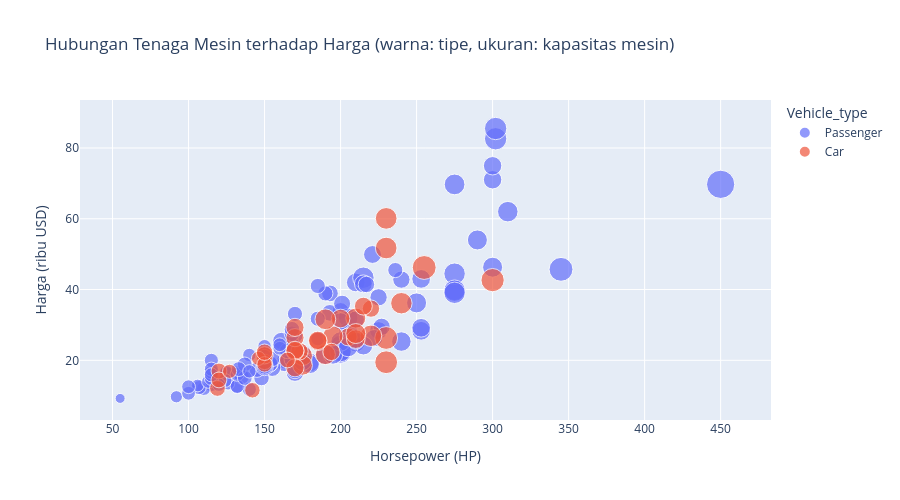

The notebook cell this image was saved under:
### Markdown cell above
### 6.6 Diagram Sebar Horsepower terhadap Harga

### Code cell
fig = px.scatter(
    df, x='Horsepower', y='Price_in_thousands',
    color='Vehicle_type', size='Engine_size',
    hover_data=['Manufacturer', 'Model'],
    title='Hubungan Tenaga Mesin terhadap Harga (warna: tipe, ukuran: kapasitas mesin)'
)
fig.update_layout(height=500, xaxis_title='Horsepower (HP)', yaxis_title='Harga (ribu USD)')
fig.show()

### Figure 1 — Plotly figure (JSON) as saved in the notebook; plotly's stock layout.template omitted (floating-point values rounded to 4 significant figures; data arrays with more than 128 entries replaced by an {"elided": "..."} marker saying what was removed)
{"data": [{"customdata": {"elided": "115x2 str values"}, "hovertemplate": "Vehicle_type=Passenger<br>Horsepower=%{x}<br>Price_in_thousands=%{y}<br>Engine_size=%{marker.size}<br>Manufacturer=%{customdata[0]}<br>Model=%{customdata[1]}<extra></extra>", "legendgroup": "Passenger", "marker": {"color": "#636efa", "size": [1.8, 3.2, 3.5, 1.8, 2.8, 4.2, 2.5, 2.8, 2.8, 3.1, 3.8, 3.8, 3.8, 4.6, 4.6, 4.6, 3.0, 2.2, 3.1, 3.1, 3.4, 3.8, 5.7, 1.8, 1.0, 3.4, 2.5, 2.5, 2.7, 2.0, 3.5, 3.5, 2.0, 2.5, 2.5, 2.7, 8.0, 2.0, 3.8, 2.5, 3.0, 2.0, 4.6, 1.6, 2.3, 1.5, 2.0, 2.4, 3.0, 3.0, 3.0, 3.0, 4.0, 4.0, 4.6, 4.6, 1.8, 2.4, 2.4, 3.5, 3.0, 2.0, 2.0, 3.0, 4.6, 2.3, 3.2, 4.3, 5.0, 2.3, 2.3, 3.2, 5.0, 1.8, 2.4, 3.0, 3.1, 3.5, 2.4, 4.0, 2.0, 2.0, 3.5, 2.4, 3.4, 3.8, 3.8, 3.8, 2.7, 3.4, 3.4, 2.3, 2.0, 1.9, 1.9, 1.9, 2.2, 2.2, 2.5, 1.8, 2.2, 3.0, 1.8, 2.0, 2.0, 1.8, 2.0, 2.0, 2.0, 1.9, 1.9, 2.4, 2.4, 2.3, 2.9], "sizemode": "area", "sizeref": 0.02, "symbol": "circle"}, "mode": "markers", "name": "Passenger", "orientation": "v", "showlegend": true, "type": "scatter", "x": [140.0, 225.0, 210.0, 150.0, 200.0, 310.0, 170.0, 193.0, 193.0, 175.0, 240.0, 205.0, 205.0, 275.0, 275.0, 275.0, 200.0, 115.0, 170.0, 175.0, 180.0, 200.0, 345.0, 120.0, 55.0, 180.0, 163.0, 168.0, 200.0, 132.0, 253.0, 253.0, 132.0, 163.0, 168.0, 202.0, 450.0, 110.0, 190.0, 170.0, 155.0, 107.0, 200.0, 106.0, 135.0, 92.0, 140.0, 148.0, 227.0, 240.0, 210.0, 225.0, 300.0, 290.0, 275.0, 215.0, 113.0, 154.0, 145.0, 210.0, 161.0, 125.0, 125.0, 153.0, 200.0, 185.0, 221.0, 275.0, 302.0, 190.0, 185.0, 215.0, 302.0, 126.0, 155.0, 222.0, 150.0, 215.0, 150.0, 250.0, 132.0, 132.0, 253.0, 150.0, 175.0, 200.0, 195.0, 205.0, 217.0, 300.0, 300.0, 170.0, 185.0, 100.0, 100.0, 124.0, 137.0, 137.0, 165.0, 120.0, 133.0, 210.0, 140.0, 115.0, 115.0, 150.0, 115.0, 115.0, 115.0, 160.0, 160.0, 168.0, 168.0, 236.0, 201.0], "xaxis": "x", "y": [21.5, 28.4, 42.0, 23.99, 33.95, 62.0, 26.99, 33.4, 38.9, 21.98, 25.3, 31.96, 27.89, 39.9, 44.48, 39.66, 31.01, 13.26, 16.54, 18.89, 19.39, 24.34, 45.7, 13.96, 9.235, 18.89, 19.84, 24.5, 22.25, 16.48, 28.34, 29.18, 12.64, 19.05, 20.23, 22.5, 69.72, 12.07, 21.56, 17.04, 17.89, 12.31, 22.2, 12.88, 15.35, 9.699, 11.8, 15.0, 29.46, 42.8, 31.5, 37.8, 46.3, 54.01, 39.08, 43.33, 13.99, 19.05, 17.36, 25.0, 25.45, 16.24, 16.54, 19.04, 22.61, 31.75, 49.9, 69.7, 82.6, 38.9, 41.0, 41.6, 85.5, 13.5, 20.39, 26.25, 18.14, 24.15, 18.27, 36.23, 12.64, 16.08, 43.0, 21.61, 19.72, 25.31, 21.66, 23.75, 41.43, 71.02, 74.97, 33.12, 26.1, 10.69, 12.54, 14.29, 18.84, 15.01, 22.7, 13.11, 17.52, 25.55, 16.88, 14.9, 16.7, 21.2, 19.99, 17.5, 15.9, 23.4, 24.4, 27.5, 28.8, 45.5, 36.0], "yaxis": "y"}, {"customdata": [["Cadillac", "Escalade"], ["Dodge", "Ram Pickup"], ["Dodge", "Ram Wagon"], ["Dodge", "Ram Van"], ["Dodge", "Dakota"], ["Dodge", "Durango"], ["Dodge", "Caravan"], ["Ford", "Explorer"], ["Ford", "Windstar"], ["Ford", "Expedition"], ["Ford", "Ranger"], ["Ford", "F-Series"], ["Honda", "CR-V"], ["Honda", "Passport"], ["Honda", "Odyssey"], ["Jeep", "Wrangler"], ["Jeep", "Cherokee"], ["Jeep", "Grand Cherokee"], ["Lexus", "LX470"], ["Lexus", "RX300"], ["Lincoln", "Navigator"], ["Mitsubishi", "Montero"], ["Mitsubishi", "Montero Sport"], ["Mercury", "Mountaineer"], ["Mercury", "Villager"], ["Mercedes-B", "M-Class"], ["Nissan", "Quest"], ["Nissan", "Pathfinder"], ["Nissan", "Xterra"], ["Nissan", "Frontier"], ["Oldsmobile", "Bravada"], ["Oldsmobile", "Silhouette"], ["Plymouth", "Voyager"], ["Pontiac", "Montana"], ["Subaru", "Forester"], ["Toyota", "Tacoma"], ["Toyota", "Sienna"], ["Toyota", "RAV4"], ["Toyota", "4Runner"], ["Toyota", "Land Cruiser"]], "hovertemplate": "Vehicle_type=Car<br>Horsepower=%{x}<br>Price_in_thousands=%{y}<br>Engine_size=%{marker.size}<br>Manufacturer=%{customdata[0]}<br>Model=%{customdata[1]}<extra></extra>", "legendgroup": "Car", "marker": {"color": "#EF553B", "size": [5.7, 5.2, 3.9, 3.9, 2.5, 5.2, 2.4, 4.0, 3.0, 4.6, 2.5, 4.6, 2.0, 3.2, 3.5, 2.5, 4.0, 4.0, 4.7, 3.0, 5.4, 3.5, 3.0, 4.0, 3.3, 3.2, 3.3, 3.3, 3.3, 3.3, 4.3, 3.4, 2.4, 3.4, 2.5, 2.4, 3.0, 2.0, 2.7, 4.7], "sizemode": "area", "sizeref": 0.02, "symbol": "circle"}, "mode": "markers", "name": "Car", "orientation": "v", "showlegend": true, "type": "scatter", "x": [255.0, 230.0, 175.0, 175.0, 120.0, 230.0, 150.0, 210.0, 150.0, 240.0, 119.0, 220.0, 146.0, 205.0, 210.0, 120.0, 190.0, 195.0, 230.0, 220.0, 300.0, 200.0, 173.0, 210.0, 170.0, 215.0, 170.0, 170.0, 170.0, 170.0, 190.0, 185.0, 150.0, 185.0, 165.0, 142.0, 194.0, 127.0, 150.0, 230.0], "xaxis": "x", "y": [46.23, 19.46, 21.32, 18.57, 16.98, 26.31, 19.57, 31.93, 21.41, 36.13, 12.05, 26.93, 20.55, 26.6, 26.0, 14.46, 21.62, 26.89, 60.1, 34.6, 42.66, 31.81, 22.53, 27.56, 22.51, 35.3, 26.4, 29.3, 22.8, 17.89, 31.6, 25.34, 18.85, 25.64, 20.09, 11.53, 22.37, 16.89, 22.29, 51.73], "yaxis": "y"}], "layout": {"height": 500, "legend": {"itemsizing": "constant", "title": {"text": "Vehicle_type"}, "tracegroupgap": 0}, "title": {"text": "Hubungan Tenaga Mesin terhadap Harga (warna: tipe, ukuran: kapasitas mesin)"}, "xaxis": {"anchor": "y", "domain": [0.0, 1.0], "title": {"text": "Horsepower (HP)"}}, "yaxis": {"anchor": "x", "domain": [0.0, 1.0], "title": {"text": "Harga (ribu USD)"}}}}
